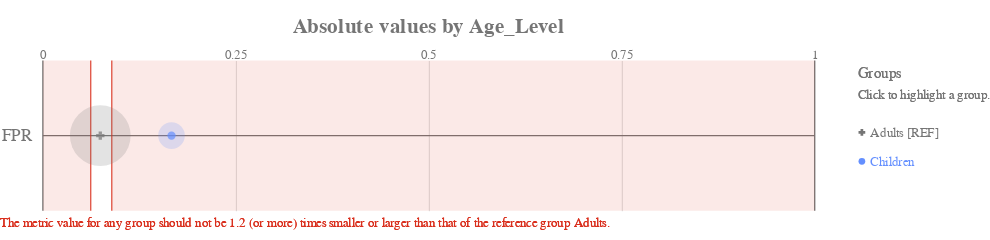

Here is the notebook cell this chart was saved with:
### Code cell
ap.absolute(bdf, metrics, 'Age_Level', fairness_threshold = disparity_tolerance)

### Figure 1 — Vega-Lite specification as saved in the notebook (floating-point values rounded to 4 significant figures)
{"config": {"view": {"continuousWidth": 400, "continuousHeight": 300, "strokeWidth": 0}, "axisLeft": {"labelColor": "rgb(117,117,117)", "labelFont": "Arial", "labelFontSize": 16}, "title": {"align": "center", "baseline": "middle", "color": "rgb(117,117,117)", "font": "Arial", "fontSize": 20, "fontWeight": "bold"}}, "layer": [{"data": {"name": "data-b71d65f846bc74ae5caddb3a096fb136"}, "mark": {"type": "rule", "stroke": "rgb(117,117,117)", "strokeWidth": 1.25, "tooltip": ""}, "encoding": {"x": {"type": "quantitative", "field": "start", "scale": {"domain": [0, 1], "range": [40.0, 760.0]}}, "x2": {"field": "end"}, "y": {"type": "nominal", "axis": {"domain": false, "labelAngle": 0, "labelPadding": -30, "orient": "left", "ticks": false, "title": ""}, "field": "y_position", "scale": {"domain": ["FPR"], "range": [17.5, 157.5]}}}}, {"data": {"name": "data-6cfe259518f6c7b358d8f836a73e6b7f"}, "mark": {"type": "rule", "stroke": "rgb(117,117,117)", "strokeWidth": 1.25, "tooltip": ""}, "encoding": {"x": {"type": "quantitative", "field": "x_position", "scale": {"domain": [0, 1], "range": [40.0, 760.0]}}, "y": {"value": 17.5}, "y2": {"value": 157.5}}}, {"data": {"name": "data-60ed1133fa688d151d36705a369482e0"}, "mark": {"type": "text", "align": "center", "color": "rgb(117,117,117)", "font": "Arial", "fontSize": 12, "fontWeight": "normal", "tooltip": ""}, "encoding": {"text": {"type": "nominal", "field": "value"}, "x": {"type": "quantitative", "field": "value", "scale": {"domain": [0, 1], "range": [40.0, 760.0]}}, "y": {"value": 12.25}}}, {"layer": [{"mark": {"type": "rect", "opacity": 0.8, "stroke": "rgb(217, 46, 28)", "strokeWidth": 1.25, "tooltip": ""}, "encoding": {"x": {"type": "quantitative", "field": "lower_threshold_value", "scale": {"domain": [0, 1], "range": [40.0, 760.0]}}, "x2": {"field": "lower_threshold_value"}, "y": {"type": "nominal", "axis": {"domain": false, "grid": false, "labels": false, "ticks": false, "title": " "}, "field": "metric", "scale": {"domain": ["FPR"], "range": [17.5, 157.5]}}}}, {"mark": {"type": "rect", "opacity": 0.8, "stroke": "rgb(217, 46, 28)", "strokeWidth": 1.25, "tooltip": ""}, "encoding": {"x": {"type": "quantitative", "field": "upper_threshold_value", "scale": {"domain": [0, 1], "range": [40.0, 760.0]}}, "x2": {"field": "upper_threshold_value"}, "y": {"type": "nominal", "axis": {"domain": false, "grid": false, "labels": false, "ticks": false, "title": " "}, "field": "metric", "scale": {"domain": ["FPR"], "range": [17.5, 157.5]}}}}, {"layer": [{"mark": {"type": "rect", "fill": "rgb(217, 46, 28)", "opacity": 0.1, "tooltip": ""}, "encoding": {"x": {"type": "quantitative", "field": "lower_threshold_value", "scale": {"domain": [0, 1], "range": [40.0, 760.0]}}, "x2": {"field": "lower_end"}, "y": {"type": "nominal", "axis": {"domain": false, "grid": false, "labels": false, "ticks": false, "title": " "}, "field": "metric", "scale": {"domain": ["FPR"], "range": [17.5, 157.5]}}}}, {"mark": {"type": "rect", "fill": "rgb(217, 46, 28)", "opacity": 0.1, "tooltip": ""}, "encoding": {"x": {"type": "quantitative", "field": "upper_threshold_value", "scale": {"domain": [0, 1], "range": [40.0, 760.0]}}, "x2": {"field": "upper_end"}, "y": {"type": "nominal", "axis": {"domain": false, "grid": false, "labels": false, "ticks": false, "title": " "}, "field": "metric", "scale": {"domain": ["FPR"], "range": [17.5, 157.5]}}}}]}, {"data": {"name": "data-79dd248bdaa0ea02c535240e8ad022c8"}, "mark": {"type": "text", "align": "left", "baseline": "top", "fill": "rgb(217, 46, 28)", "font": "Arial", "fontSize": 12, "fontWeight": "normal", "tooltip": ""}, "encoding": {"text": {"value": "The metric value for any group should not be 1.2 (or more) times smaller or larger than that of the reference group Adults."}, "x": {"value": 0}, "y": {"value": 163.3}}}], "data": {"name": "data-cdad144aba23a89d11095f191bc37fe2"}}, {"layer": [{"mark": "circle"}, {"data": {"name": "data-e431c55e6c3e08b6cfd69a413db35a12"}, "mark": {"type": "circle", "opacity": 0.2}, "encoding": {"color": {"condition": {"type": "nominal", "field": "attribute_value", "legend": null, "scale": {"domain": ["Adults", "Children"], "range": ["rgb(117,117,117)", "rgb(100, 143, 255)", "rgb(254, 97, 0)", "rgb(220, 38, 127)", "rgb(255, 176, 0)", "rgb(120, 94, 240)"]}, "selection": "selector021"}, "value": "rgb(224,224,224)"}, "size": {"type": "quantitative", "field": "group_size", "legend": null, "scale": {"domain": [0, 224.4], "range": [0, 3848.0]}}, "tooltip": [{"type": "nominal", "field": "attribute_value", "title": "Group"}, {"type": "nominal", "field": "tooltip_group_size", "title": "Group Size"}, {"type": "nominal", "field": "tooltip_disparity_explanation_fpr", "title": "Disparity"}, {"type": "quantitative", "field": "fpr", "format": ".2f", "title": "FPR"}], "x": {"type": "quantitative", "axis": {"domain": false, "labels": false, "ticks": false, "title": null, "values": [0.25, 0.5, 0.75]}, "field": "fpr", "scale": {"domain": [0, 1], "range": [40.0, 760.0]}}, "y": {"type": "nominal", "axis": {"domain": false, "grid": false, "labels": false, "ticks": false, "title": " "}, "field": "metric_variable", "scale": {"domain": ["FPR"], "range": [17.5, 157.5]}}}, "selection": {"selector023": {"type": "multi", "empty": "all", "fields": ["attribute_value"]}}, "transform": [{"calculate": "'FPR'", "as": "metric_variable"}]}, {"layer": [{"mark": "point"}, {"data": {"name": "data-e431c55e6c3e08b6cfd69a413db35a12"}, "mark": {"type": "point", "filled": true, "size": 60}, "encoding": {"color": {"condition": {"type": "nominal", "field": "attribute_value", "legend": null, "scale": {"domain": ["Adults", "Children"], "range": ["rgb(117,117,117)", "rgb(100, 143, 255)", "rgb(254, 97, 0)", "rgb(220, 38, 127)", "rgb(255, 176, 0)", "rgb(120, 94, 240)"]}, "selection": "selector021"}, "value": "rgb(224,224,224)"}, "shape": {"type": "nominal", "field": "attribute_value", "legend": null, "scale": {"domain": ["Adults", "Children"], "range": ["cross", "circle"]}}, "tooltip": [{"type": "nominal", "field": "attribute_value", "title": "Group"}, {"type": "nominal", "field": "tooltip_group_size", "title": "Group Size"}, {"type": "nominal", "field": "tooltip_disparity_explanation_fpr", "title": "Disparity"}, {"type": "quantitative", "field": "fpr", "format": ".2f", "title": "FPR"}], "x": {"type": "quantitative", "axis": {"domain": false, "labels": false, "ticks": false, "title": null, "values": [0.25, 0.5, 0.75]}, "field": "fpr", "scale": {"domain": [0, 1], "range": [40.0, 760.0]}}, "y": {"type": "nominal", "axis": {"domain": false, "grid": false, "labels": false, "ticks": false, "title": " "}, "field": "metric_variable", "scale": {"domain": ["FPR"], "range": [17.5, 157.5]}}}, "selection": {"selector022": {"type": "multi", "empty": "all", "fields": ["attribute_value"]}}, "transform": [{"calculate": "'FPR'", "as": "metric_variable"}]}]}]}, {"layer": [{"mark": {"type": "point", "filled": true, "opacity": 1, "size": 39.48}, "encoding": {"color": {"condition": {"type": "nominal", "field": "attribute_value", "legend": null, "scale": {"domain": ["Adults", "Children"], "range": ["rgb(117,117,117)", "rgb(100, 143, 255)", "rgb(254, 97, 0)", "rgb(220, 38, 127)", "rgb(255, 176, 0)", "rgb(120, 94, 240)"]}, "selection": "selector021"}, "value": "rgb(224,224,224)"}, "shape": {"type": "nominal", "field": "attribute_value", "legend": null, "scale": {"domain": ["Adults", "Children"], "range": ["cross", "circle"]}}, "x": {"value": 804}, "y": {"type": "nominal", "axis": {"domain": false, "grid": false, "labels": false, "ticks": false, "title": " "}, "field": "attribute_value", "scale": {"domain": ["Adults", "Children"], "range": [71, 125]}}}, "selection": {"selector021": {"type": "multi", "empty": "all", "fields": ["attribute_value"]}}}, {"mark": {"type": "text", "align": "left", "baseline": "middle", "font": "Arial", "fontSize": 12, "fontWeight": "normal"}, "encoding": {"color": {"condition": {"type": "nominal", "field": "attribute_value", "legend": null, "scale": {"domain": ["Adults", "Children"], "range": ["rgb(117,117,117)", "rgb(100, 143, 255)", "rgb(254, 97, 0)", "rgb(220, 38, 127)", "rgb(255, 176, 0)", "rgb(120, 94, 240)"]}, "selection": "selector021"}, "value": "rgb(224,224,224)"}, "text": {"type": "nominal", "field": "label"}, "x": {"value": 812}, "y": {"type": "nominal", "axis": {"domain": false, "grid": false, "labels": false, "ticks": false, "title": " "}, "field": "attribute_value", "scale": {"domain": ["Adults", "Children"], "range": [71, 125]}}}, "selection": {"selector024": {"type": "multi", "empty": "all", "fields": ["attribute_value"]}}}, {"data": {"name": "data-79dd248bdaa0ea02c535240e8ad022c8"}, "mark": {"type": "text", "align": "left", "baseline": "middle", "color": "rgb(117,117,117)", "font": "Arial", "fontSize": 12, "fontWeight": "normal"}, "encoding": {"text": {"value": "Click to highlight a group."}, "x": {"value": 800}, "y": {"value": 49}}}, {"data": {"name": "data-79dd248bdaa0ea02c535240e8ad022c8"}, "mark": {"type": "text", "align": "left", "baseline": "middle", "color": "rgb(117,117,117)", "font": "Arial", "fontSize": 14, "fontWeight": "normal"}, "encoding": {"text": {"value": "Groups"}, "x": {"value": 800}, "y": {"value": 30}}}], "data": {"name": "data-5633874912c6de05621e650b4de11111"}}], "height": 175, "padding": {"top": 15, "bottom": 10}, "resolve": {"scale": {"size": "independent", "y": "independent"}}, "title": "Absolute values by Age_Level", "width": 800, "$schema": "https://vega.github.io/schema/vega-lite/v4.8.1.json", "datasets": {"data-b71d65f846bc74ae5caddb3a096fb136": [{"y_position": "FPR", "start": 0, "end": 1}], "data-6cfe259518f6c7b358d8f836a73e6b7f": [{"x_position": 0}, {"x_position": 1}], "data-60ed1133fa688d151d36705a369482e0": [{"value": 0.0}, {"value": 0.25}, {"value": 0.5}, {"value": 0.75}, {"value": 1.0}], "data-cdad144aba23a89d11095f191bc37fe2": [{"lower_end": 0, "upper_end": 1, "lower_threshold_value": 0.06198, "upper_threshold_value": 0.08926, "metric": "FPR"}], "data-79dd248bdaa0ea02c535240e8ad022c8": [{"a": 1, "b": 0}, {"a": 1, "b": 0}], "data-e431c55e6c3e08b6cfd69a413db35a12": [{"attribute_name": "Age_Level", "attribute_value": "Adults", "group_size": 187, "total_entities": 223, "fpr": 0.07438, "fpr_disparity": 1.0, "fpr_disparity_scaled": 0.0, "tooltip_group_size": "187 (83.86%)", "tooltip_disparity_explanation_fpr": "Reference group"}, {"attribute_name": "Age_Level", "attribute_value": "Children", "group_size": 36, "total_entities": 223, "fpr": 0.1667, "fpr_disparity": 2.241, "fpr_disparity_scaled": 1.241, "tooltip_group_size": "36 (16.14%)", "tooltip_disparity_explanation_fpr": "2.24 times larger FPR than the reference group"}], "data-5633874912c6de05621e650b4de11111": [{"attribute_value": "Adults", "label": "Adults [REF]"}, {"attribute_value": "Children", "label": "Children"}]}}
